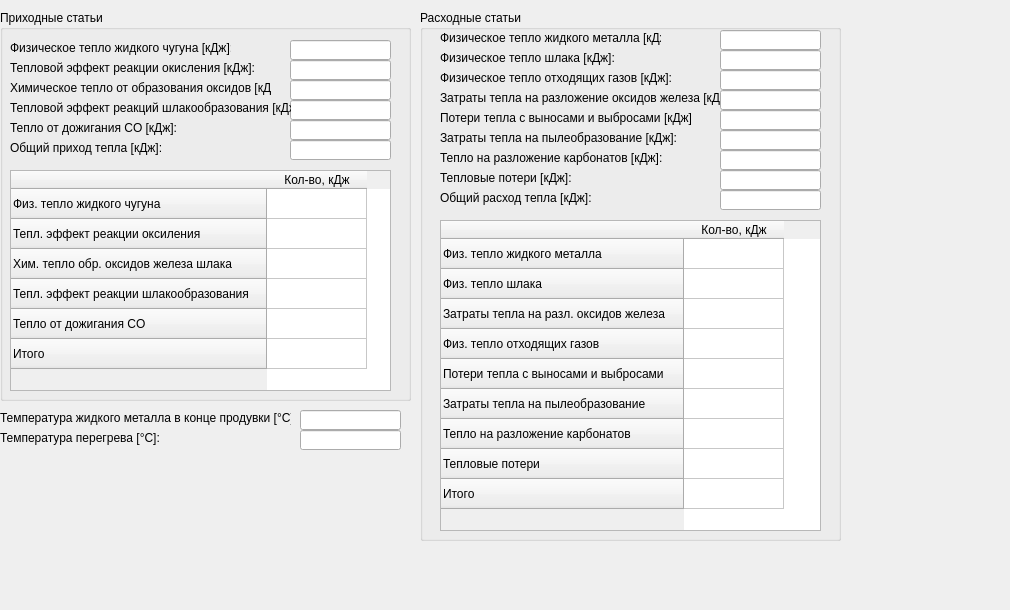
    <widget class="QWidget" name="tab_4">
     <attribute name="title">
      <string>Тепловой баланс</string>
     </attribute>
     <widget class="QLabel" name="temperatura_zhidkovo_metalla_v_konce_produvki_label_2">
      <property name="geometry">
       <rect>
        <x>0</x>
        <y>410</y>
        <width>291</width>
        <height>16</height>
       </rect>
      </property>
      <property name="text">
       <string>Температура жидкого металла в конце продувки [°C]:</string>
      </property>
     </widget>
     <widget class="QGroupBox" name="rashodnie_statii_group_box_2">
      <property name="geometry">
       <rect>
        <x>420</x>
        <y>10</y>
        <width>421</width>
        <height>531</height>
       </rect>
      </property>
      <property name="title">
       <string>Расходные статьи</string>
      </property>
      <widget class="QLineEdit" name="HeatDustForm">
       <property name="enabled">
        <bool>true</bool>
       </property>
       <property name="geometry">
        <rect>
         <x>300</x>
         <y>120</y>
         <width>101</width>
         <height>20</height>
        </rect>
       </property>
       <property name="readOnly">
        <bool>true</bool>
       </property>
      </widget>
      <widget class="QLineEdit" name="PhysHeatSlag">
       <property name="enabled">
        <bool>true</bool>
       </property>
       <property name="geometry">
        <rect>
         <x>300</x>
         <y>40</y>
         <width>101</width>
         <height>20</height>
        </rect>
       </property>
       <property name="readOnly">
        <bool>true</bool>
       </property>
      </widget>
      <widget class="QLabel" name="phizicheskoe_teplo_zhidkovo_metalla_label_2">
       <property name="geometry">
        <rect>
         <x>20</x>
         <y>20</y>
         <width>221</width>
         <height>16</height>
        </rect>
       </property>
       <property name="text">
        <string>Физическое тепло жидкого металла [кДж]:</string>
       </property>
      </widget>
      <widget class="QLineEdit" name="PhysHeatLiquidSteel">
       <property name="enabled">
        <bool>true</bool>
       </property>
       <property name="geometry">
        <rect>
         <x>300</x>
         <y>20</y>
         <width>101</width>
         <height>20</height>
        </rect>
       </property>
       <property name="readOnly">
        <bool>true</bool>
       </property>
      </widget>
      <widget class="QLineEdit" name="HeatLosesRemove">
       <property name="enabled">
        <bool>true</bool>
       </property>
       <property name="geometry">
        <rect>
         <x>300</x>
         <y>100</y>
         <width>101</width>
         <height>20</height>
        </rect>
       </property>
       <property name="readOnly">
        <bool>true</bool>
       </property>
      </widget>
      <widget class="QLabel" name="HeatConsDecompos_label">
       <property name="geometry">
        <rect>
         <x>20</x>
         <y>80</y>
         <width>281</width>
         <height>16</height>
        </rect>
       </property>
       <property name="text">
        <string>Затраты тепла на разложение оксидов железа [кДж]:</string>
       </property>
      </widget>
      <widget class="QLabel" name="poteri_tepla_s_vynosami_i_vybrosami_label_2">
       <property name="geometry">
        <rect>
         <x>20</x>
         <y>100</y>
         <width>251</width>
         <height>16</height>
        </rect>
       </property>
       <property name="text">
        <string>Потери тепла с выносами и выбросами [кДж]:</string>
       </property>
      </widget>
      <widget class="QLabel" name="HeatDustForm_label">
       <property name="geometry">
        <rect>
         <x>20</x>
         <y>120</y>
         <width>251</width>
         <height>16</height>
        </rect>
       </property>
       <property name="text">
        <string>Затраты тепла на пылеобразование [кДж]:</string>
       </property>
      </widget>
      <widget class="QLabel" name="phizicheskoe_teplo_othodyashih_gazov_label_2">
       <property name="geometry">
        <rect>
         <x>20</x>
         <y>60</y>
         <width>261</width>
         <height>16</height>
        </rect>
       </property>
       <property name="text">
        <string>Физическое тепло отходящих газов [кДж]:</string>
       </property>
      </widget>
      <widget class="QLineEdit" name="PhysHeatOutGas">
       <property name="enabled">
        <bool>true</bool>
       </property>
       <property name="geometry">
        <rect>
         <x>300</x>
         <y>60</y>
         <width>101</width>
         <height>20</height>
        </rect>
       </property>
       <property name="readOnly">
        <bool>true</bool>
       </property>
      </widget>
      <widget class="QLabel" name="phizicheskoe_teplo_shlaka_label_2">
       <property name="geometry">
        <rect>
         <x>20</x>
         <y>40</y>
         <width>251</width>
         <height>16</height>
        </rect>
       </property>
       <property name="text">
        <string>Физическое тепло шлака [кДж]:</string>
       </property>
      </widget>
      <widget class="QLineEdit" name="HeatConsDecompos">
       <property name="enabled">
        <bool>true</bool>
       </property>
       <property name="geometry">
        <rect>
         <x>300</x>
         <y>80</y>
         <width>101</width>
         <height>20</height>
        </rect>
       </property>
       <property name="readOnly">
        <bool>true</bool>
       </property>
      </widget>
      <widget class="QLineEdit" name="HeatLoses">
       <property name="enabled">
        <bool>true</bool>
       </property>
       <property name="geometry">
        <rect>
         <x>300</x>
         <y>160</y>
         <width>101</width>
         <height>20</height>
        </rect>
       </property>
       <property name="readOnly">
        <bool>true</bool>
       </property>
      </widget>
      <widget class="QLabel" name="teplovie_poteri_label_2">
       <property name="geometry">
        <rect>
         <x>20</x>
         <y>160</y>
         <width>251</width>
         <height>16</height>
        </rect>
       </property>
       <property name="text">
        <string>Тепловые потери [кДж]:</string>
       </property>
      </widget>
      <widget class="QLabel" name="teplo_na_razlozhenie_karbonatov_label_2">
       <property name="geometry">
        <rect>
         <x>20</x>
         <y>140</y>
         <width>281</width>
         <height>16</height>
        </rect>
       </property>
       <property name="text">
        <string>Тепло на разложение карбонатов [кДж]:</string>
       </property>
      </widget>
      <widget class="QLabel" name="obshii_rashod_tepla_label_2">
       <property name="geometry">
        <rect>
         <x>20</x>
         <y>180</y>
         <width>251</width>
         <height>16</height>
        </rect>
       </property>
       <property name="text">
        <string>Общий расход тепла [кДж]:</string>
       </property>
      </widget>
      <widget class="QLineEdit" name="HeatCarbonDecom">
       <property name="enabled">
        <bool>true</bool>
       </property>
       <property name="geometry">
        <rect>
         <x>300</x>
         <y>140</y>
         <width>101</width>
         <height>20</height>
        </rect>
       </property>
       <property name="readOnly">
        <bool>true</bool>
       </property>
      </widget>
      <widget class="QLineEdit" name="TotalHeatCons">
       <property name="enabled">
        <bool>true</bool>
       </property>
       <property name="geometry">
        <rect>
         <x>300</x>
         <y>180</y>
         <width>101</width>
         <height>20</height>
        </rect>
       </property>
       <property name="readOnly">
        <bool>true</bool>
       </property>
      </widget>
      <widget class="QTableWidget" name="OutputHeatTable">
       <property name="enabled">
        <bool>true</bool>
       </property>
       <property name="geometry">
        <rect>
         <x>20</x>
         <y>210</y>
         <width>381</width>
         <height>311</height>
        </rect>
       </property>
       <row>
        <property name="text">
         <string>Физ. тепло жидкого металла</string>
        </property>
       </row>
       <row>
        <property name="text">
         <string>Физ. тепло шлака</string>
        </property>
       </row>
       <row>
        <property name="text">
         <string>Затраты тепла на разл. оксидов железа</string>
        </property>
       </row>
       <row>
        <property name="text">
         <string>Физ. тепло отходящих газов</string>
        </property>
       </row>
       <row>
        <property name="text">
         <string>Потери тепла с выносами и выбросами</string>
        </property>
       </row>
       <row>
        <property name="text">
         <string>Затраты тепла на пылеобразование</string>
        </property>
       </row>
       <row>
        <property name="text">
         <string>Тепло на разложение карбонатов</string>
        </property>
       </row>
       <row>
        <property name="text">
         <string>Тепловые потери</string>
        </property>
       </row>
       <row>
        <property name="text">
         <string>Итого</string>
        </property>
       </row>
       <column>
        <property name="text">
         <string>Кол-во, кДж</string>
        </property>
       </column>
      </widget>
     </widget>
     <widget class="QLabel" name="temperatura_peregreva_label_2">
      <property name="geometry">
       <rect>
        <x>0</x>
        <y>430</y>
        <width>251</width>
        <height>16</height>
       </rect>
      </property>
      <property name="text">
       <string>Температура перегрева [°C]:</string>
      </property>
     </widget>
     <widget class="QLineEdit" name="LiquidSteelTemp">
      <property name="enabled">
       <bool>true</bool>
      </property>
      <property name="geometry">
       <rect>
        <x>300</x>
        <y>410</y>
        <width>101</width>
        <height>20</height>
       </rect>
      </property>
      <property name="readOnly">
       <bool>true</bool>
      </property>
     </widget>
     <widget class="QGroupBox" name="prihodnie_statii_group_box_2">
      <property name="geometry">
       <rect>
        <x>0</x>
        <y>10</y>
        <width>411</width>
        <height>391</height>
       </rect>
      </property>
      <property name="title">
       <string>Приходные статьи</string>
      </property>
      <widget class="QLineEdit" name="ChemHeatOxyd">
       <property name="enabled">
        <bool>true</bool>
       </property>
       <property name="geometry">
        <rect>
         <x>290</x>
         <y>70</y>
         <width>101</width>
         <height>20</height>
        </rect>
       </property>
       <property name="readOnly">
        <bool>true</bool>
       </property>
      </widget>
      <widget class="QLineEdit" name="ThermalReactEffect">
       <property name="enabled">
        <bool>true</bool>
       </property>
       <property name="geometry">
        <rect>
         <x>290</x>
         <y>50</y>
         <width>101</width>
         <height>20</height>
        </rect>
       </property>
       <property name="readOnly">
        <bool>true</bool>
       </property>
      </widget>
      <widget class="QLineEdit" name="ChemHeatSlag">
       <property name="enabled">
        <bool>true</bool>
       </property>
       <property name="geometry">
        <rect>
         <x>290</x>
         <y>90</y>
         <width>101</width>
         <height>20</height>
        </rect>
       </property>
       <property name="readOnly">
        <bool>true</bool>
       </property>
      </widget>
      <widget class="QLabel" name="teplovoi_effect_reakcii_shlakoobrazovaniya_label_2">
       <property name="geometry">
        <rect>
         <x>10</x>
         <y>90</y>
         <width>281</width>
         <height>16</height>
        </rect>
       </property>
       <property name="text">
        <string>Тепловой эффект реакций шлакообразования [кДж]:</string>
       </property>
      </widget>
      <widget class="QLabel" name="teplovoi_effect_reakcii_okisleniya_label_2">
       <property name="geometry">
        <rect>
         <x>10</x>
         <y>50</y>
         <width>251</width>
         <height>16</height>
        </rect>
       </property>
       <property name="text">
        <string>Тепловой эффект реакции окисления [кДж]:</string>
       </property>
      </widget>
      <widget class="QLabel" name="himicheskoe_teplo_ot_obrazovaniya_oksidov_label_2">
       <property name="geometry">
        <rect>
         <x>10</x>
         <y>70</y>
         <width>261</width>
         <height>16</height>
        </rect>
       </property>
       <property name="text">
        <string>Химическое тепло от образования оксидов [кДж]:</string>
       </property>
      </widget>
      <widget class="QLabel" name="phizicheskoe_teplo_zhidkovo_chuguna_label_2">
       <property name="geometry">
        <rect>
         <x>10</x>
         <y>30</y>
         <width>221</width>
         <height>16</height>
        </rect>
       </property>
       <property name="text">
        <string>Физическое тепло жидкого чугуна [кДж]:</string>
       </property>
      </widget>
      <widget class="QLineEdit" name="CastPhysHeat">
       <property name="enabled">
        <bool>true</bool>
       </property>
       <property name="geometry">
        <rect>
         <x>290</x>
         <y>30</y>
         <width>101</width>
         <height>20</height>
        </rect>
       </property>
       <property name="readOnly">
        <bool>true</bool>
       </property>
      </widget>
      <widget class="QLineEdit" name="HeatCO">
       <property name="enabled">
        <bool>true</bool>
       </property>
       <property name="geometry">
        <rect>
         <x>290</x>
         <y>110</y>
         <width>101</width>
         <height>20</height>
        </rect>
       </property>
       <property name="readOnly">
        <bool>true</bool>
       </property>
      </widget>
      <widget class="QLabel" name="teplo_ot_dozhiganiya_co_label_2">
       <property name="geometry">
        <rect>
         <x>10</x>
         <y>110</y>
         <width>251</width>
         <height>16</height>
        </rect>
       </property>
       <property name="text">
        <string>Тепло от дожигания CO [кДж]:</string>
       </property>
      </widget>
      <widget class="QLineEdit" name="TotalHeatInc">
       <property name="enabled">
        <bool>true</bool>
       </property>
       <property name="geometry">
        <rect>
         <x>290</x>
         <y>130</y>
         <width>101</width>
         <height>20</height>
        </rect>
       </property>
       <property name="readOnly">
        <bool>true</bool>
       </property>
      </widget>
      <widget class="QLabel" name="obshii_prihod_tepla_label_2">
       <property name="geometry">
        <rect>
         <x>10</x>
         <y>130</y>
         <width>251</width>
         <height>16</height>
        </rect>
       </property>
       <property name="text">
        <string>Общий приход тепла [кДж]:</string>
       </property>
      </widget>
      <widget class="QTableWidget" name="IncomingHeatTable">
       <property name="enabled">
        <bool>true</bool>
       </property>
       <property name="geometry">
        <rect>
         <x>10</x>
         <y>160</y>
         <width>381</width>
         <height>221</height>
        </rect>
       </property>
       <row>
        <property name="text">
         <string>Физ. тепло жидкого чугуна</string>
        </property>
       </row>
       <row>
        <property name="text">
         <string>Тепл. эффект реакции оксиления</string>
        </property>
       </row>
       <row>
        <property name="text">
         <string>Хим. тепло обр. оксидов железа шлака</string>
        </property>
       </row>
       <row>
        <property name="text">
         <string>Тепл. эффект реакции шлакообразования</string>
        </property>
       </row>
       <row>
        <property name="text">
         <string>Тепло от дожигания CO</string>
        </property>
       </row>
       <row>
        <property name="text">
         <string>Итого</string>
        </property>
       </row>
       <column>
        <property name="text">
         <string>Кол-во, кДж</string>
        </property>
       </column>
      </widget>
     </widget>
     <widget class="QLineEdit" name="OverheatTemp">
      <property name="enabled">
       <bool>true</bool>
      </property>
      <property name="geometry">
       <rect>
        <x>300</x>
        <y>430</y>
        <width>101</width>
        <height>20</height>
       </rect>
      </property>
      <property name="readOnly">
       <bool>true</bool>
      </property>
     </widget>
     <widget class="QLabel" name="NextSteel">
      <property name="enabled">
       <bool>false</bool>
      </property>
      <property name="geometry">
       <rect>
        <x>940</x>
        <y>540</y>
        <width>61</width>
        <height>61</height>
       </rect>
      </property>
      <property name="text">
       <string/>
      </property>
      <property name="pixmap">
       <pixmap>:/icons/icons/arrow_right.ico</pixmap>
      </property>
      <property name="scaledContents">
       <bool>true</bool>
      </property>
     </widget>
     <widget class="QPushButton" name="HeatBalanceCalc">
      <property name="enabled">
       <bool>true</bool>
      </property>
      <property name="geometry">
       <rect>
        <x>350</x>
        <y>460</y>
        <width>51</width>
        <height>61</height>
       </rect>
      </property>
      <property name="text">
       <string/>
      </property>
      <property name="icon">
       <iconset>
        <normaloff>../Pictures/calculate.ico</normaloff>../Pictures/calculate.ico</iconset>
      </property>
      <property name="iconSize">
       <size>
        <width>48</width>
        <height>48</height>
       </size>
      </property>
      <property name="flat">
       <bool>true</bool>
      </property>
     </widget>
    </widget>
